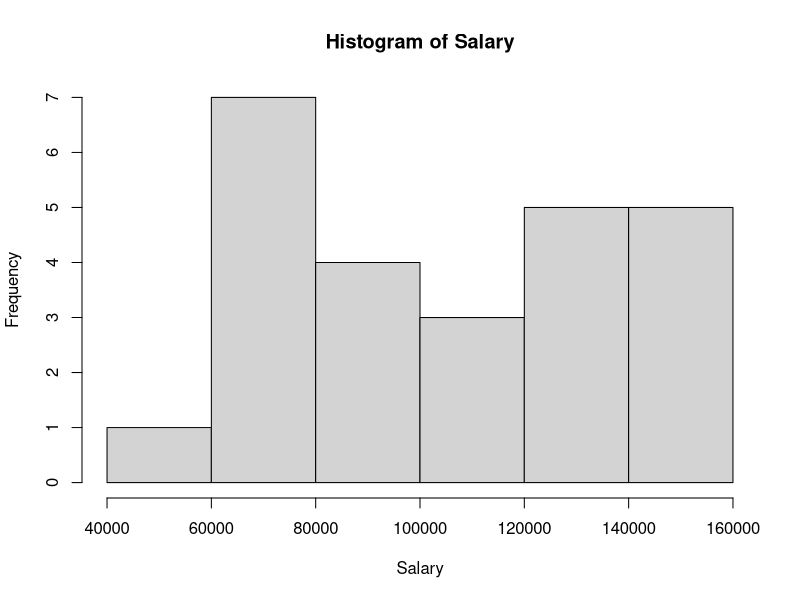

The R script that drew this image:
# using basic r libraries
# load data #####

setwd("C:/work/school/rProgramming")
# get names
dfNames <- read.csv("data/Names.csv")
#get Salaries
dfSalaries <- read.csv("data/Salaries.csv")
#get Dept
dfDept <- read.csv("data/Dept.csv")
#get DOB
dfDOB <- read.csv("data/DOB.csv")
View(dfDOB)

# combine data #####
dfCombined <- merge(dfNames, dfSalaries, by = "ID", all = TRUE)
print(dfCombined)
#add dept
dfCombined <- merge(dfCombined, dfDept, by = "ID", all = TRUE)
print(dfCombined)
#add dob
dfCombined <- merge(dfCombined, dfDOB, by = "ID", all = TRUE)
print(dfCombined)

#compute age from dob
#add the column to the dataframe
dfCombined <- cbind(dfCombined, Age = NA)

# Get the current date
current_date <- Sys.Date()

# Format the date as MM/DD/YYYY
formatted_date <- format(current_date, "%m/%d/%Y")

# Print the formatted date
print(formatted_date)

for(i in 1:nrow(dfCombined)) {
  print(paste("Processing row:", i))
  print(dfCombined[i, ])
}


#basic visualization #####
Salary <- dfCombined$Salary
hist(Salary)
